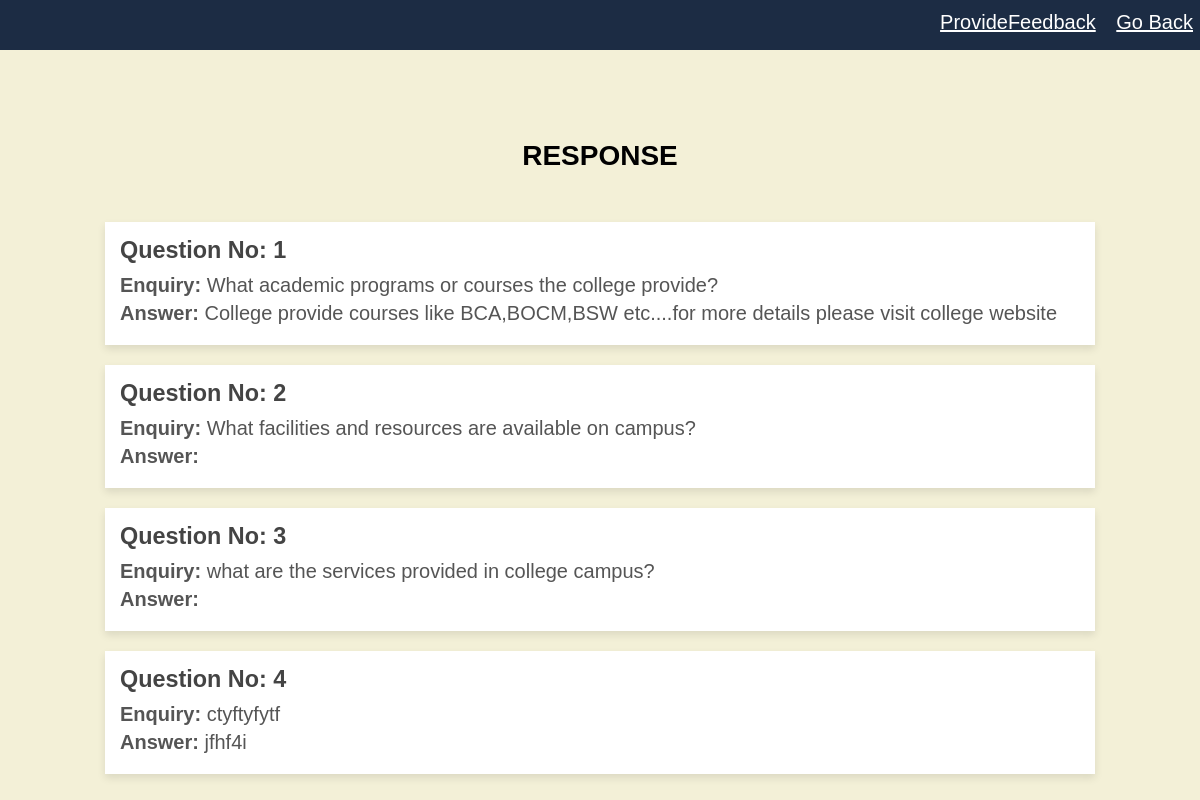
The page /user/geneview.php on the database its author committed.
### tables this page shows
CREATE TABLE `tbl_general` (
  `id` int(10) NOT NULL,
  `name` varchar(50) NOT NULL,
  `place` varchar(50) NOT NULL,
  `phone` int(10) NOT NULL,
  `enquiry` varchar(100) NOT NULL,
  `answer` varchar(100) NOT NULL
);

### user/geneview.php (the view, shortened to what this page needs)
<html>
<head>
</head>
<body>
<nav>
  <a href="/miniproject/user/feedbackform.php">ProvideFeedback</a>
  <a href="/miniproject/home.php">Go Back</a>
</nav>
<h1 class="heading">RESPONSE</h1>
<?php
include "config.php";
$sql = "SELECT id, enquiry, answer FROM tbl_general";
$result = mysqli_query($conn, $sql);
if (!$result) {
    echo "Error: " . $sql . "<br>" . mysqli_error($conn);
} else {
    if (mysqli_num_rows($result) > 0) {
        while ($row = mysqli_fetch_assoc($result)) {
            echo "<div class='response'>";
            echo "<h3>Question No: " . $row['id'] . "</h3>";
            echo "<p><strong>Enquiry:</strong> " .$row['enquiry']. "</p>";
            echo "<p><strong>Answer:</strong> " .$row['answer']. "</p>";
            echo "</div>";
        }
    } else {
        echo "<p>No responses available.</p>";
    }
}
?>
</body>
</html>

### user/geneview.php (style rules this page uses)
nav { background-color: rgb(28, 44, 68); width: 100%; padding: 7px; box-sizing: border-box; text-align:right; position: fixed; top: 0; left: 0; height:50px; }
nav a { color: white; margin-left: 15px; font-size: 20px; line-height: 1.5; }
.heading { font-size: 28px; color: black; margin: 90px 0 50px; text-align: center; }
body { background-color: #f3f0d7; margin: 0; font-family: Arial, sans-serif; display: flex; flex-direction: column; align-items: center; padding-top: 50px; font-size: 20px; }
.response { width: 80%; margin-bottom: 20px; background-color: #fff; padding: 15px; box-shadow: 0 4px 8px rgba(0, 0, 0, 0.1); }
.response h3 { margin: 0 0 10px; color: #444; }
.response p { margin: 5px 0; color: #555; }

### rows shown on the page
tbl_general: id "1", enquiry "What academic programs or courses the college provide?", answer "College provide courses like BCA,BOCM,BSW etc....for more details please visit college website"
tbl_general: id "2", enquiry "What facilities and resources are available on campus?"
tbl_general: id "3", enquiry "what are the services provided in college campus?"
tbl_general: id "4", enquiry "ctyftyfytf", answer "jfhf4i"
